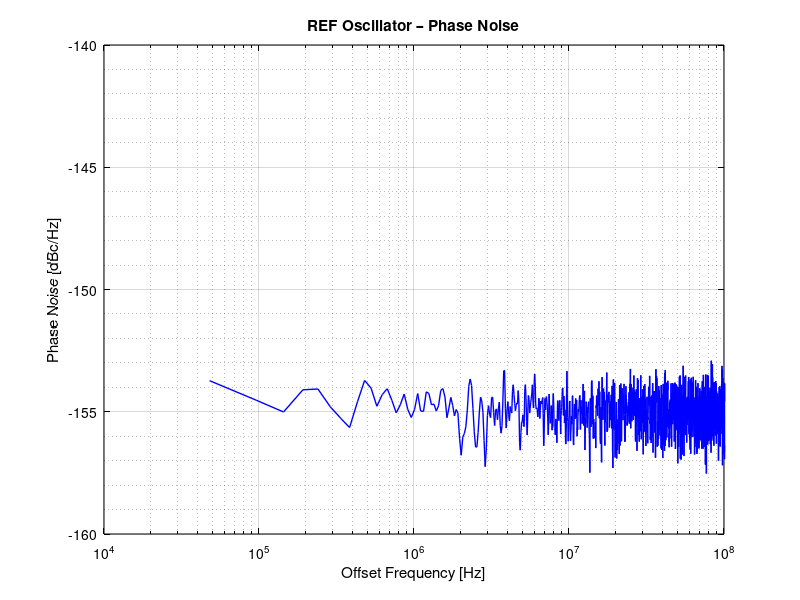
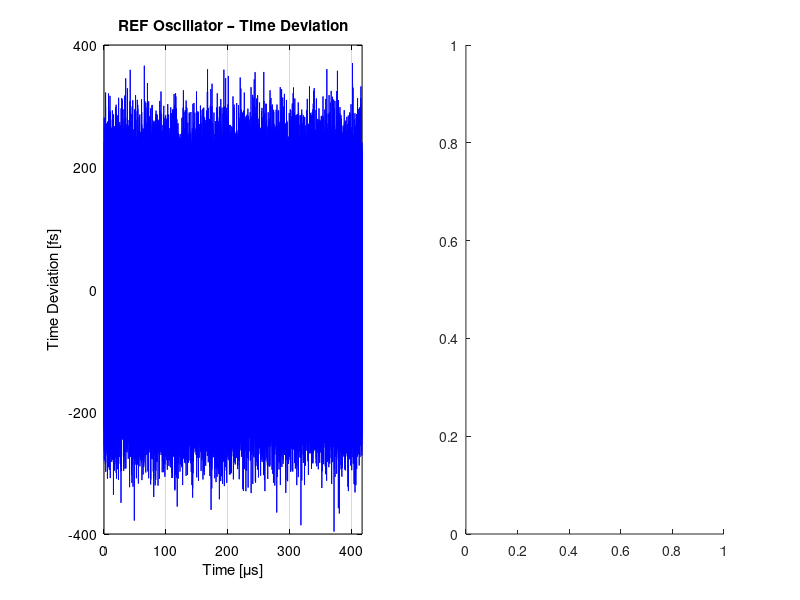

These charts were generated, in order, by the following MATLAB code: (Note: this script raises an error after producing the figures.)
%% Time model of the DCO
clear all; 
clc;
close all;

% 1. Specifications
f_ref = 100e6;  
T_ref = 1/f_ref;
f_dco = 2.4e9;
T_dco = 1/f_dco;
f_off = 1e6;
len = 1e6; % number of cycles             
Delta_t_res = 2e-12;

% 2. Frequency Range
f = logspace(1, 10, 4000); 
s = 2*pi*1i*f;

%% Question A

% 1. Calculating the noise at  the 0dB/dec region [rad^2/Hertz]
S_ref = 2 * 10^(-155/10); 

%  2. Calculating the jitter for the 0dB/dec region
sigma_t_floor = (1/(2*pi*f_dco)) * sqrt(S_ref * f_dco);


% 3. Generating timestamps of oscillator's rising edges
for i=1:len
CKV(i) = i * T_dco + sigma_t_floor * randn(1);
end

% 4. Calculating time deviation of each oscillator's 
% rising edge for its ideal position

tdev = CKV - (T_dco*(1:len)); 

% 5. Calculating period and edge-to-edge jitter

period = CKV(2:len) - CKV(1:len-1); 
dT = 1 * (period - T_dco);

% 6. Calculating Phase error of all oscillator edges

phase = 2 * pi * tdev / T_dco;

% 7. Calculating Phase noise 

[Y,f] = pwelch(phase,blackmanharris(length(phase)/20),[],[],...
    f_dco,'onesided'); 
PN_SSB = 10 * log10(Y)-6;

% 8. Plotting
% Figure 1
figure('Color','w');
semilogx(f, PN_SSB, 'b-','LineWidth',1); 

% background of the plot
set(gca, 'Color', 'w');       
set(gca, 'XColor', 'k');      
set(gca, 'YColor', 'k');      
set(gca, 'GridColor', 'k');   
set(gca, 'MinorGridColor', 'k'); 

% labeling and layout
grid on; 
grid minor;
xlabel('Offset Frequency [Hz]');
ylabel('Phase Noise [dBc/Hz]');
title('REF Oscillator – Phase Noise', 'Color', 'k'); 
ylim([-160, -140]);
xlim([1e4, 1e8]);

% Figure 2
figure('Color','w');

% Plotting
subplot(1,2,1);
plot((1:len)*T_dco*1e6, tdev*1e15, 'b', 'LineWidth', .5);
xlabel('Time [\mus]'); 
ylabel('Time Deviation [fs]');
title('REF Oscillator – Time Deviation', 'Color', 'k');
grid on; 
xlim([0, len*T_dco*1e6]);

% background of the plot
set(gca, 'Color', 'w');       
set(gca, 'XColor', 'k');      
set(gca, 'YColor', 'k');      
set(gca, 'GridColor', 'k');   
set(gca, 'MinorGridColor', 'k');

subplot(1,2,2);
histogram(dT, 100, 'FaceColor', [0.2 0.4 0.8]);
xlabel('edge-to-edge jitter'); 
ylabel('Number');
title('Histogram', 'Color', 'k');

% background of the plot
set(gca, 'Color', 'w');       
set(gca, 'XColor', 'k');      
set(gca, 'YColor', 'k');      
set(gca, 'GridColor', 'k');   
set(gca, 'MinorGridColor', 'k');


%% Question B

% 1. Calculating the noise at  the 0dB/dec region [rad^2/Hertz]
S_thermal = 2 * 10^(-120/10); 

% 2. Calculating the jitter for the 0dB/dec region
sigma_t = (f_off/f_dco) * sqrt(S_thermal / f_dco);

% 3. Generating timestamps of oscillator's rising edges
tv1 = 0;
tv2 = 0;
for i=1:len
dco_NF = sigma_t_floor * randn(1);
tv1 = i * T_dco + dco_NF;
dco_wander = sigma_t * randn(1); 
tv2 = tv2 + dco_wander;
CKV(i) = tv1 + tv2;
end

% 4. Calculating time deviation of each oscillator's 
% rising edge for its ideal position

tdev = CKV - (T_dco*(1:len)); 

% 5. Calculating period and edge-to-edge jitter

period = CKV(2:len) - CKV(1:len-1); 
dT = 1 * (period - T_dco);

% 6. Calculating Phase error of all oscillator edges

phase = 2 * pi * tdev / T_dco;

% 7. Calculating Phase noise 

[Y,f] = pwelch(phase,blackmanharris(length(phase)/20),[],[],...
    f_dco,'onesided'); 
PN_SSB = 10 * log10(Y)-3;

% 8. Plotting
% Figure 1
figure('Color','w');
semilogx(f, PN_SSB, 'b-','LineWidth', 1); 

% background of the plot
set(gca, 'Color', 'w');       
set(gca, 'XColor', 'k');      
set(gca, 'YColor', 'k');      
set(gca, 'GridColor', 'k');   
set(gca, 'MinorGridColor', 'k'); 

% labeling and layout
grid on; 
grid minor;
xlabel('Offset Frequency [Hz]');
ylabel('Phase Noise [dBc/Hz]');
title('REF Oscillator – Phase Noise', 'Color', 'k'); 
ylim([-160, -100]);
xlim([1e5, 1e9]);

% Figure 2
figure('Color','w');

% Plotting
subplot(1,2,1);
plot((1:len)*T_dco*1e6, tdev*1e15, 'b', 'LineWidth', .5);
xlabel('Time [\mus]'); 
ylabel('Time Deviation [fs]');
title('REF Oscillator – Time Deviation', 'Color', 'k');
grid on; 
xlim([0, len*T_dco*1e6]);

% background of the plot
set(gca, 'Color', 'w');       
set(gca, 'XColor', 'k');      
set(gca, 'YColor', 'k');      
set(gca, 'GridColor', 'k');   
set(gca, 'MinorGridColor', 'k');

subplot(1,2,2);
histogram(dT, 100, 'FaceColor', [0.2 0.4 0.8]);
xlabel('edge-to-edge jitter'); 
ylabel('Number');
title('Histogram', 'Color', 'k');

% background of the plot
set(gca, 'Color', 'w');       
set(gca, 'XColor', 'k');      
set(gca, 'YColor', 'k');      
set(gca, 'GridColor', 'k');   
set(gca, 'MinorGridColor', 'k');
